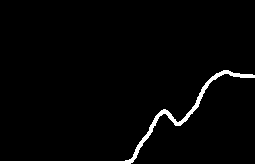
#> input picture player/Pat7.png, 255 x 164 px
$ python tester.py
#> lines starting #> are read from the running program, lines starting #| are printed output that depends on the picture; after the words box and inside, x2 and y2 are one past the last pixel; in counts of white or black regions, pixels touching at a corner belong together
import matplotlib.pyplot as plt
from PIL import Image
import numpy as np
import pdb

# Load the PNG image
image_path = 'Pat7.png'

input_image = np.array(Image.open(image_path).convert('L'))  # Convert to grayscale if necessary
#> input_image: shape (164, 255); 2.7% white; 1 white region, box (x1, y1, x2, y2) and area: (0, 70, 255, 164) 1142
green_image = np.stack((input_image,) * 3, axis=-1)
green = np.array([0, 255, 0], dtype=np.uint8)
white_pixels = input_image == 255
green_image[white_pixels] = green
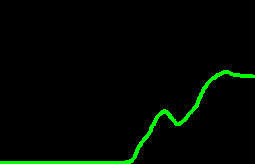
#> green_image: shape (164, 255, 3); mean of channels 0, 1, 2 0, 7, 0; drawn as R, G, B


mirrored_image = np.fliplr(input_image)
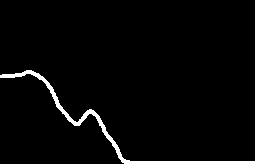
#> mirrored_image: shape (164, 255); 2.7% white; 1 white region, box (x1, y1, x2, y2) and area: (0, 70, 255, 164) 1142
blue_image = np.stack((mirrored_image,) * 3, axis=-1)
blue = np.array([0, 0, 255], dtype=np.uint8)
white_pixels = mirrored_image == 255
blue_image[white_pixels] = blue
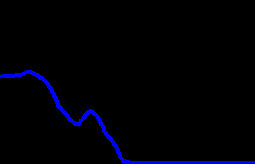
#> blue_image: shape (164, 255, 3); mean of channels 0, 1, 2 0, 0, 7; drawn as R, G, B

image_shape = green_image.shape
#> image_shape = (164, 255, 3)

black_image = np.zeros(image_shape, dtype=np.uint8)  # Adjust the size as needed
extracted_normal = np.zeros(image_shape, dtype=np.uint8)  # Adjust the size as needed
extracted_mirrored = np.zeros(image_shape, dtype=np.uint8)  # Adjust the size as needed
together = np.zeros(image_shape, dtype=np.uint8)  # Adjust the size as needed

p_base_line = 0.03 # %
p_mirror_line = 0.5 # %
p_gap = (p_mirror_line-p_base_line)/2


gap = int(input_image.shape[1]*(p_gap))
#> gap = 59

mirror = int(input_image.shape[1]*(p_mirror_line))
#> mirror = 127
middle_left = mirror-gap
#> middle_left = 68
base_left = mirror-2*gap
#> base_left = 9


mirror = mirror
middle_right = mirror+gap
#> middle_right = 186
base_right = mirror+2*gap
#> base_right = 245


print(f"{middle_right-mirror} vs {middle_right-mirror}")
#| 59 vs 59
print(f"{mirror-middle_left} vs {middle_left-base_left}")
#| 59 vs 59

print(f"{base_left} {middle_left} {mirror}")
#| 9 68 127
print(f"{mirror} {middle_right} {base_right}")
#| 127 186 245


extracted_normal[:,mirror:middle_right,:] = green_image[:,mirror:middle_right,:]

extracted_mirrored[:,middle_left:middle_left+gap,:] = blue_image[:,middle_left:mirror,:]

together[:,mirror:middle_right,:] = green_image[:,mirror:middle_right,:]
together[:,middle_right:middle_right+gap,:] = blue_image[:,middle_left:mirror,:]
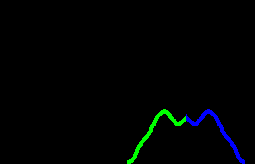
#> together: shape (164, 255, 3); mean of channels 0, 1, 2 0, 2.4, 2.4; drawn as R, G, B

# Create a figure with 2x2 subplots
fig, axs = plt.subplots(5,1, figsize=(4,15))


for i in range(5):
    axs[i].axvline(x=base_left, color='r', linestyle='--')
    axs[i].axvline(x=middle_left, color='r', linestyle='--')
    axs[i].axvline(x=mirror, color='r', linestyle='--')
    axs[i].axvline(x=middle_right, color='r', linestyle='--')
    axs[i].axvline(x=base_right, color='r', linestyle='--')

# Plot the original image
axs[0].imshow(green_image, cmap='gray')
axs[0].set_title('Original Image')
axs[0].axis('off')

# Plot the mirrored version of the image
axs[1].imshow(blue_image, cmap='gray')
axs[1].set_title('Mirrored Image')
axs[1].axis('off')

# Plot the original image
axs[2].imshow(extracted_normal, cmap='gray')
axs[2].set_title('Extracted Normal Image')
axs[2].axis('off')

# Plot the original image
axs[3].imshow(extracted_mirrored, cmap='gray')
axs[3].set_title('Extracted Mirrored Image')
axs[3].axis('off')

# Plot the original image
axs[4].imshow(together, cmap='gray')
axs[4].set_title('Together Image')
axs[4].axis('off')

# Leave the other two subplots empty for now
axs[0].axis('off')
axs[1].axis('off')
axs[2].axis('off')
axs[3].axis('off')
axs[4].axis('off')

plt.show()
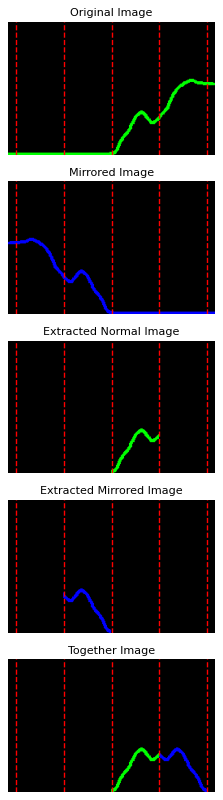
#> figure drawn by matplotlib, 5 panels

# Save the 'together' image as a PNG file
plt.imsave('together.png', together)

$ run again, with player/Pat2.png copied over player/Pat7.png
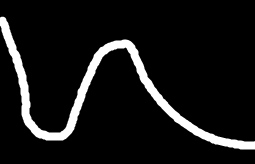
#> input picture player/Pat2.png, 255 x 164 px
#> `white_pixels = input_image == 255`:
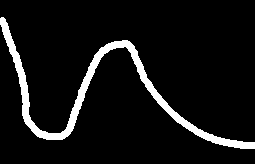
#> white_pixels: shape (164, 255) bool; 7.6% white; 1 white region, box (x1, y1, x2, y2) and area: (0, 17, 255, 149) 3158
#| 59 vs 59
#| 59 vs 59
#| 9 68 127
#| 127 186 245
#> `together[:,middle_right:middle_right+gap,:] = blue_image[:,middle_left..`:
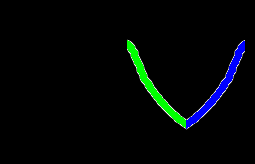
#> together: shape (164, 255, 3); mean of channels 0, 1, 2 1.6, 5.9, 5.9; drawn as R, G, B

$ run again, with player/FullMirror.png copied over player/Pat7.png
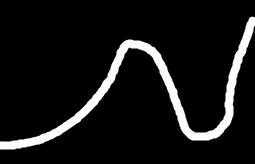
#> input picture player/FullMirror.png, 255 x 164 px
#> input_image is the input picture: shape (164, 255); min 0, max 255, mean 22.3
#> `white_pixels = input_image == 255`:
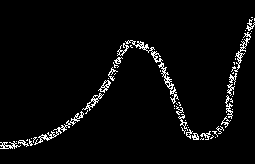
#> white_pixels: shape (164, 255) bool; 3.8% white in thin lines or dots, all inside (x1, y1, x2, y2) = (0, 17, 255, 149)
#| 59 vs 59
#| 59 vs 59
#| 9 68 127
#| 127 186 245
#> `together[:,middle_right:middle_right+gap,:] = blue_image[:,middle_left..`:
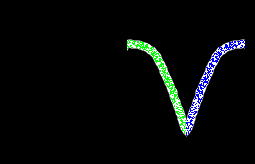
#> together: shape (164, 255, 3); mean of channels 0, 1, 2 6.3, 8.9, 8.9; drawn as R, G, B
